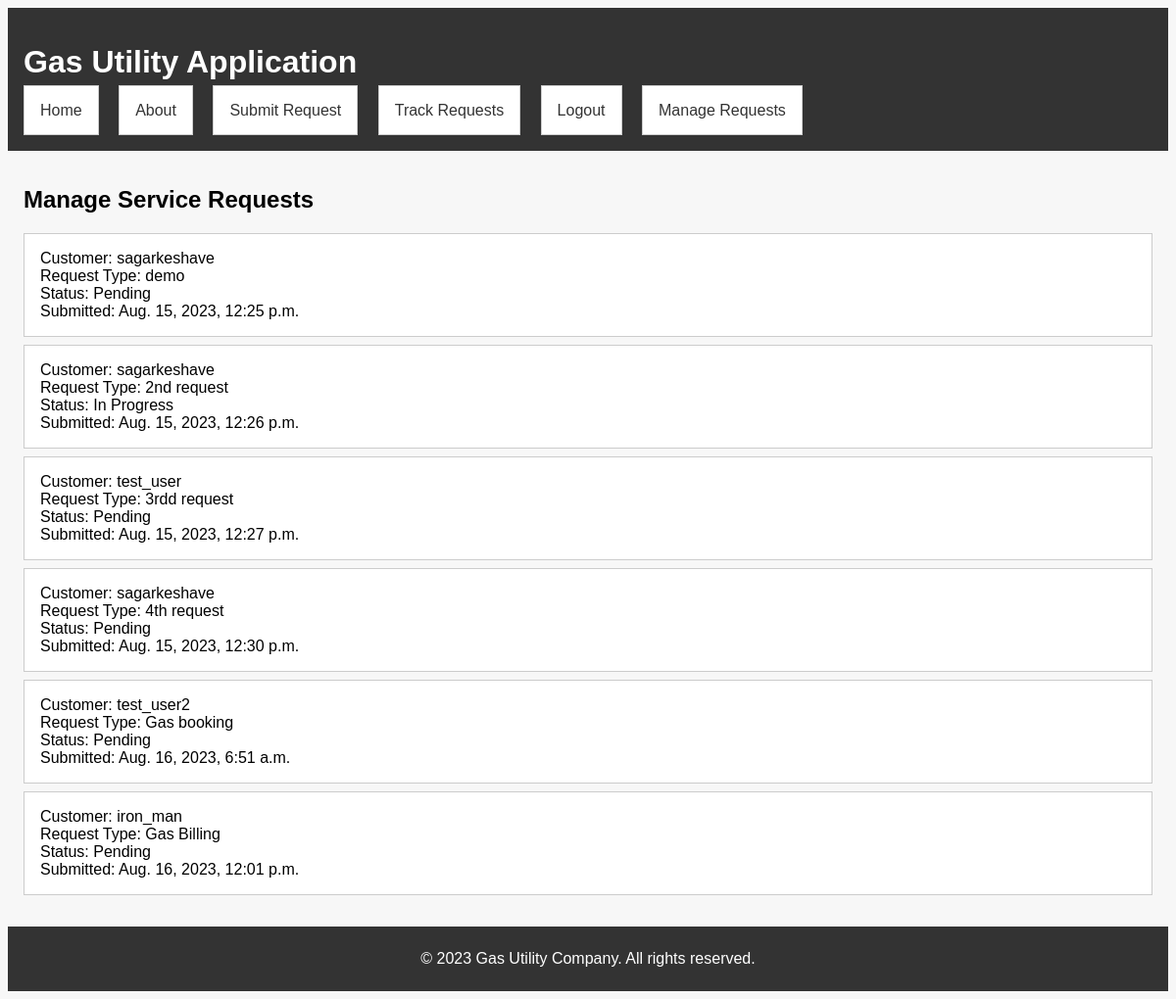
/manage_request/ (signed in), run on the app's committed database.
### gas_utility_app/models.py (models this page shows, shortened)
class ServiceRequest(models.Model):
    STATUS_CHOICES = (
        ("Pending", "Pending"),
        ("In Progress", "In Progress"),
        ("Resolved", "Resolved")
    )
    customer = models.ForeignKey(User, on_delete=models.CASCADE)
    request_type = models.CharField(max_length=100)
    details = models.TextField()
    status = models.CharField(max_length=20, choices=STATUS_CHOICES, default="Pending")
    submitted_date = models.DateTimeField(auto_now_add=True)
    resolved_date = models.DateTimeField(blank=True, null=True)

### gas_utility_app/views.py (the view)
# urls.py: path("manage_request/", views.manage_request, name="manage_request"),
@login_required
def manage_request(request):
    if not request.user.is_staff:
        return redirect("track_request")
    requests = ServiceRequest.objects.all()
    return render(request, "manage_request.html", {"requests" : requests})

### gas_utility_app/templates/manage_request.html (shortened to what this page needs)
{% extends 'base.html' %}
{% block content %}
  <h2>Manage Service Requests</h2>
  <ul>
    {% for request in requests %}
      <li>
        Customer: {{ request.customer }}<br>
        Request Type: {{ request.request_type }}<br>
        Status: {{ request.status }}<br>
        Submitted: {{ request.submitted_date }}<br>
      </li>
    {% endfor %}
  </ul>
{% endblock %}

### gas_utility_app/templates/base.html (shortened to what this page needs)
{% load static %}
<!DOCTYPE html>
<html>
<head>
  <link rel="stylesheet" href="{% static 'style.css' %}">
</head>
<body>
  <header>
    <h1>Gas Utility Application</h1>
    <nav>
      <ul>
        <li><a href="{% url 'home' %}">Home</a></li>
        <li><a href="{% url 'about' %}">About</a></li>
        {% if user.is_authenticated %}
        <li><a href="{% url 'submit_request' %}">Submit Request</a></li>
        <li><a href="{% url 'track_request' %}">Track Requests</a></li>
        <li><a href="{% url 'logout' %}">Logout</a></li>
        {% else %}
        <li><a href="{% url 'login' %}">Login</a></li>
        <li><a href="{% url 'register' %}">Register</a></li>
        {% endif %}
        {% if user.is_staff %}
          <li><a href="{% url 'manage_request' %}">Manage Requests</a></li>
        {% endif %}
      </ul>
    </nav>
  </header>
  <main>
    {% block content %}
    {% endblock %}
  </main>
  <footer>
    <p>&copy; 2023 Gas Utility Company. All rights reserved.</p>
  </footer>
</body>
</html>

### gas_utility_app/static/style.css (style rules this page uses)
body, h1, h2, h3, p, ul, li { margin: 3; padding: 3; }
body { font-family: Arial, sans-serif; background-color: #f7f7f7; }
header { background-color: #333; color: white; padding: 1rem; }
nav ul { list-style: none; }
nav ul li { display: inline; margin-right: 1rem; }
nav a { color: #333; text-decoration: none; }
main { padding: 1rem; }
footer { background-color: #333; color: white; text-align: center; padding: 0.5rem; }
ul { list-style: none; padding: 0; }
ul li { border: 1px solid #ccc; margin: 0.5rem 0; padding: 1rem; background-color: white; }

### data on the page
ServiceRequest: customer "sagarkeshave", request_type "demo", status "Pending", submitted_date "Aug. 15, 2023, 12:25 p.m."
ServiceRequest: customer "sagarkeshave", request_type "2nd request", status "In Progress", submitted_date "Aug. 15, 2023, 12:26 p.m."
ServiceRequest: customer "test_user", request_type "3rdd request", status "Pending", submitted_date "Aug. 15, 2023, 12:27 p.m."
ServiceRequest: customer "sagarkeshave", request_type "4th request", status "Pending", submitted_date "Aug. 15, 2023, 12:30 p.m."
ServiceRequest: customer "test_user2", request_type "Gas booking", status "Pending", submitted_date "Aug. 16, 2023, 6:51 a.m."
ServiceRequest: customer "iron_man", request_type "Gas Billing", status "Pending", submitted_date "Aug. 16, 2023, 12:01 p.m."
